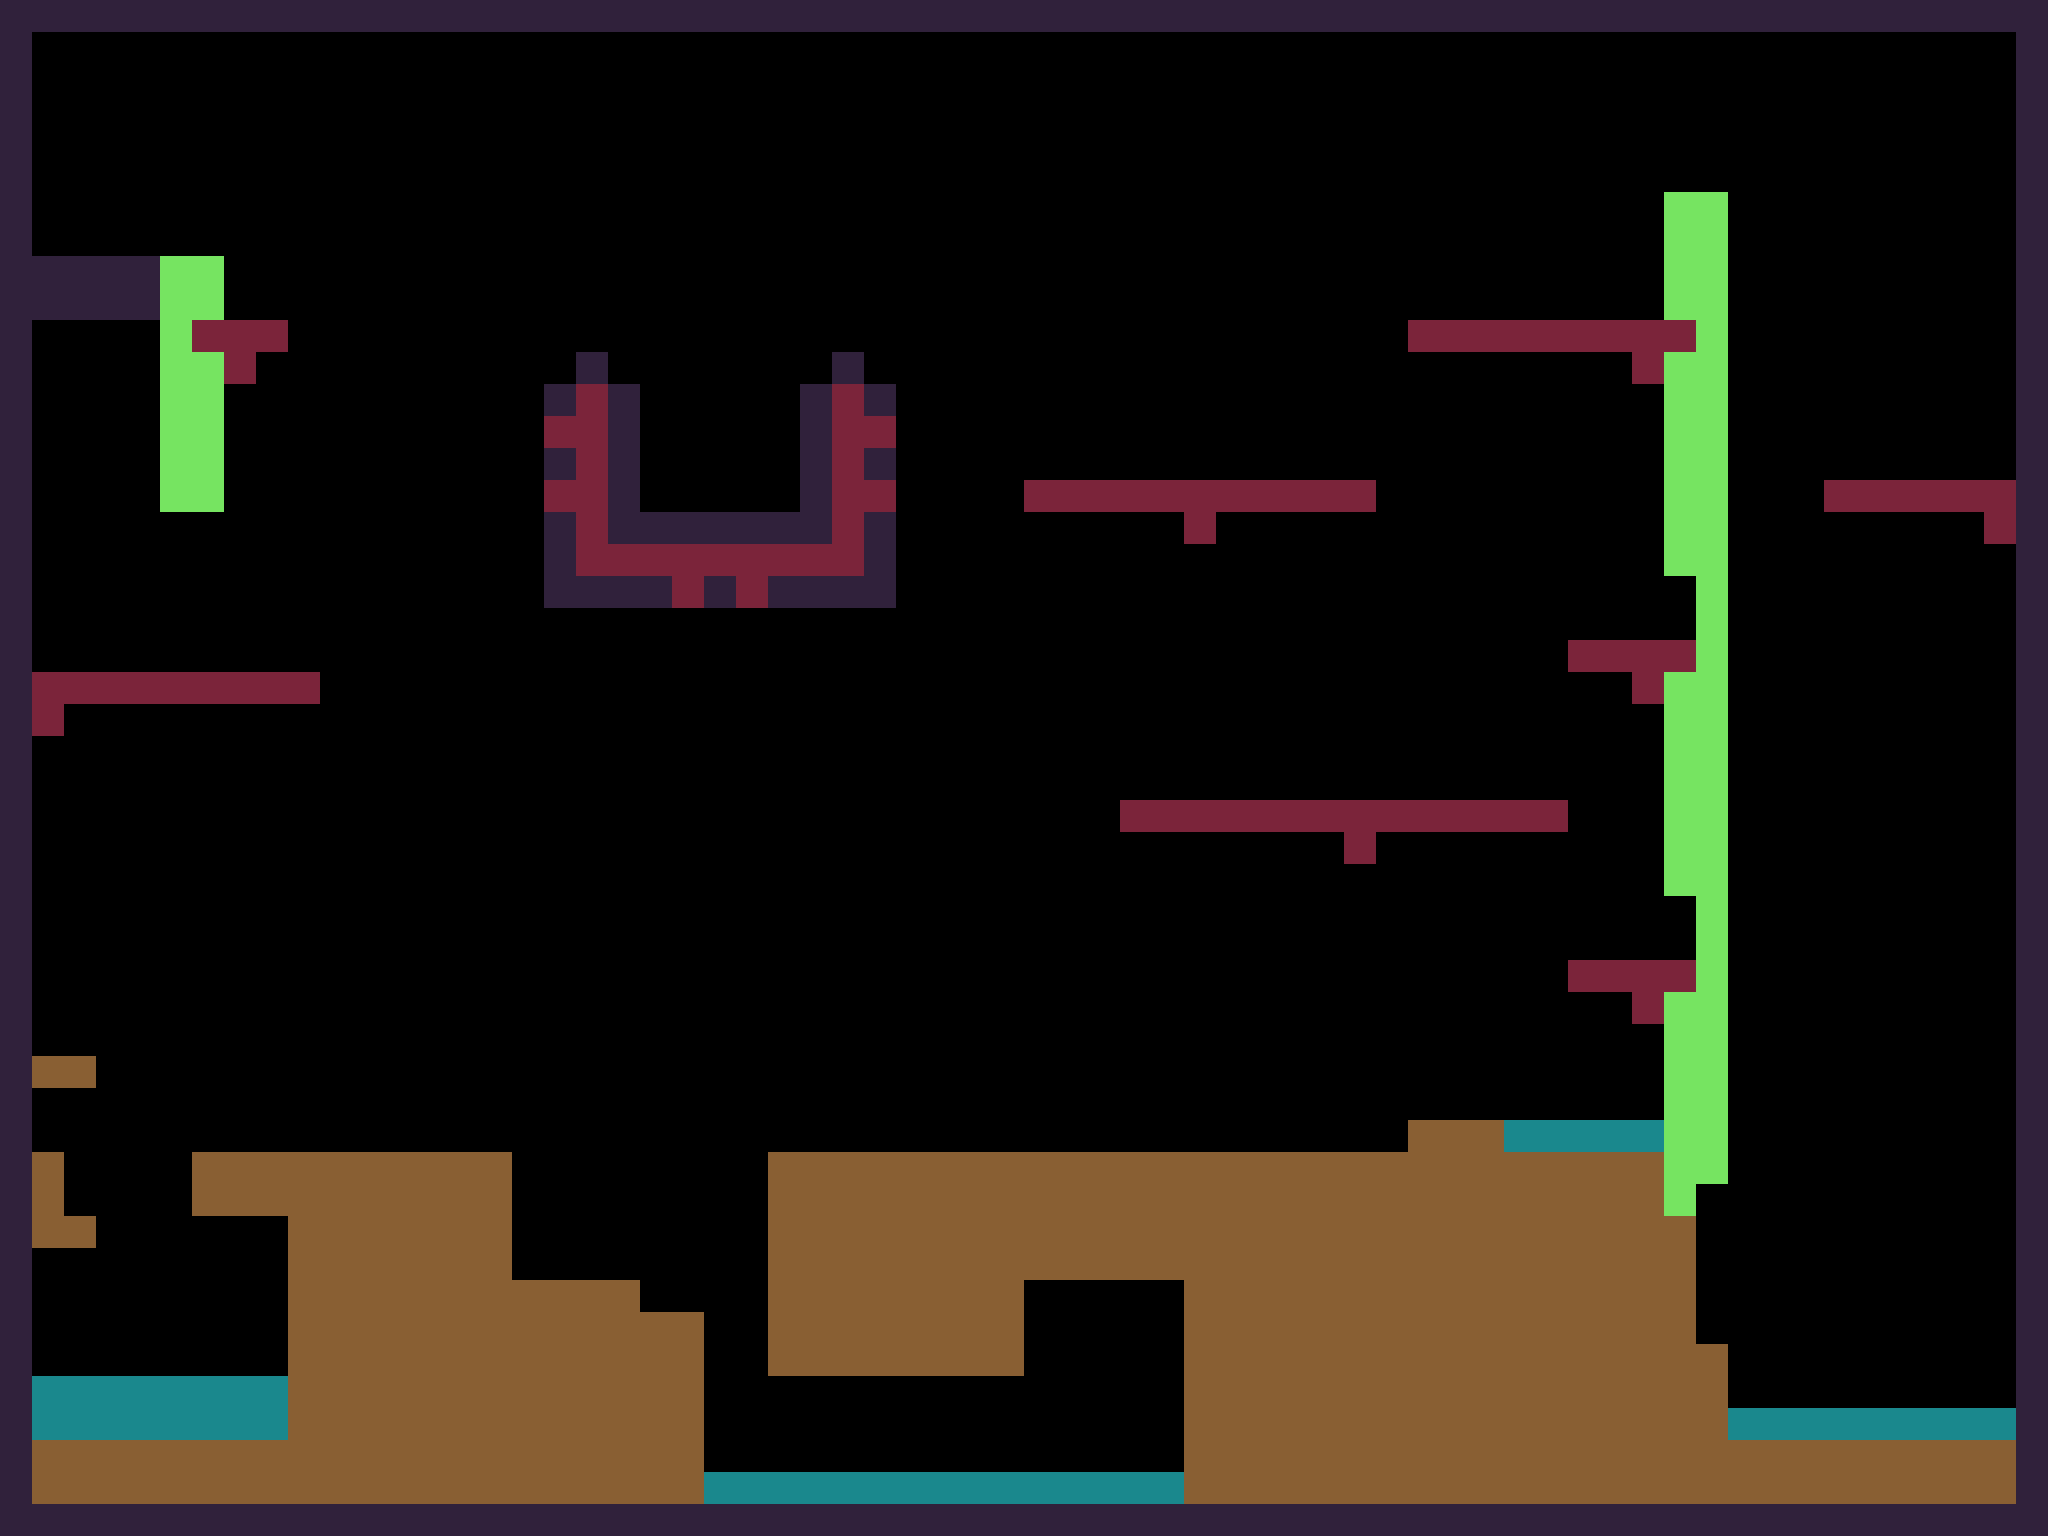

This game map was drawn from its Tiled (.tmx) file and the tilesets committed beside it. A one-line description and the trimmed map source follow:
An orthogonal 64x48 tile map with 32x32 px tiles, 1 tile layer (background) and 21 objects (12x treasure, 8x monster, player).

<map version="1.0" orientation="orthogonal" renderorder="right-down" width="64" height="48" tilewidth="32" tileheight="32" backgroundcolor="#000000">
 <tileset firstgid="1" name="tiles" tilewidth="32" tileheight="32">
  <image source="level.png" width="160" height="32" />
 </tileset>
 <layer name="background" width="64" height="48">
  <data>[3072 cells, 892 non-empty, 5 distinct tile ids]</data>
 </layer>
 <objectgroup name="Object Layer 1">
  <object name="player" type="player" x="96" y="480" width="32" height="32" />
  <object name="monster" type="monster" x="64" y="192" width="32" height="32">
   <properties>
    <property name="maxdx" value="10" />
    <property name="right" value="true" />
   </properties>
  </object>
  <object name="monster" type="monster" x="1120" y="416" width="32" height="32">
   <properties>
    <property name="left" value="true" />
    <property name="maxdx" value="4" />
   </properties>
  </object>
  <object name="monster" type="monster" x="1632" y="832" width="32" height="32">
   <properties>
    <property name="left" value="true" />
    <property name="maxdx" value="4" />
   </properties>
  </object>
  <object name="monster" type="monster" x="734.667" y="1421.33" width="32" height="32">
   <properties>
    <property name="maxdx" value="6" />
    <property name="right" value="true" />
   </properties>
  </object>
  <object name="monster" type="monster" x="640" y="992" width="32" height="32">
   <properties>
    <property name="left" value="true" />
    <property name="maxdx" value="4" />
   </properties>
  </object>
  <object name="treasure" type="treasure" x="192" y="864" width="32" height="32" />
  <object name="treasure" type="treasure" x="96" y="1312" width="32" height="32" />
  <object name="treasure" type="treasure" x="1856" y="384" width="32" height="32" />
  <object name="treasure" type="treasure" x="704" y="416" width="32" height="32" />
  <object name="treasure" type="treasure" x="1984" y="192" width="32" height="32" />
  <object name="treasure" type="treasure" x="608" y="1152" width="32" height="32" />
  <object name="monster" type="monster" x="1216" y="736" width="32" height="32">
   <properties>
    <property name="maxdx" value="10" />
    <property name="right" value="true" />
   </properties>
  </object>
  <object name="monster" type="monster" x="1856" y="1344" width="32" height="32">
   <properties>
    <property name="maxdx" value="10" />
    <property name="right" value="true" />
   </properties>
  </object>
  <object name="monster" type="monster" x="760" y="1096" width="32" height="32">
   <properties>
    <property name="left" value="true" />
    <property name="maxdx" value="4" />
   </properties>
  </object>
  <object name="treasure" type="treasure" x="32" y="192" width="32" height="32" />
  <object name="treasure" type="treasure" x="1984" y="1344" width="32" height="32" />
  <object name="treasure" type="treasure" x="1146.67" y="1289.33" width="32" height="32" />
  <object name="treasure" type="treasure" x="1024" y="1288" width="32" height="32" />
  <object name="treasure" type="treasure" x="1060" y="1288" width="32" height="32" />
  <object name="treasure" type="treasure" x="1102.67" y="1289.33" width="32" height="32" />
 </objectgroup>
</map>